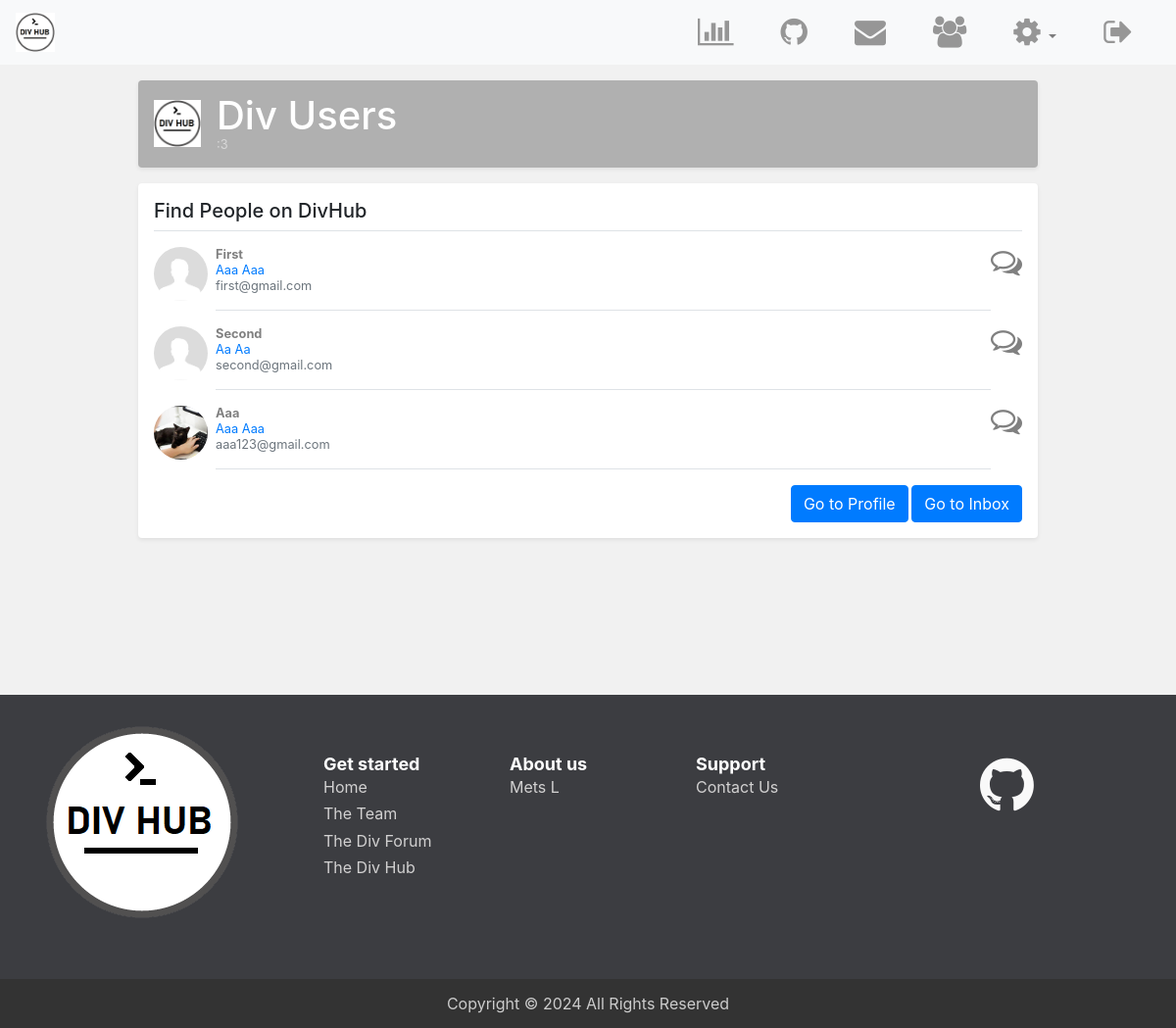
Page /users-view.php (signed in) on the committed database.
### tables this page shows
CREATE TABLE IF NOT EXISTS `users` (
  `idUsers` int NOT NULL AUTO_INCREMENT,
  `userLevel` int NOT NULL DEFAULT '0',
  `f_name` varchar(50) NOT NULL,
  `l_name` varchar(50) NOT NULL,
  `uidUsers` tinytext NOT NULL,
  `emailUsers` tinytext NOT NULL,
  `pwdUsers` longtext NOT NULL,
  `gender` char(1) NOT NULL,
  `headline` varchar(500) DEFAULT NULL,
  `bio` varchar(4000) DEFAULT NULL,
  `userImg` varchar(500) DEFAULT 'default.png',
  PRIMARY KEY (`idUsers`)
);

### users-view.php (the view, shortened to what this page needs)
<?php
    require 'includes/dbh.inc.php';
    include 'includes/HTML-head.php';
?>
	<link rel="stylesheet" type="text/css" href="css/list-page.css">
    </head>
    <body style="background: #f1f1f1">
        <?php include 'includes/navbar.php'; ?>
        <main role="main" class="container">
            <div class="mx-5">
                <div class="d-flex align-items-center p-3 my-3 mx-5 text-white-50 bg-purple rounded shadow-sm">
                    <img class="mr-3" src="img/200.png" alt="" width="48" height="48">
                  <div class="lh-100">
                    <h1 class="mb-0 text-white lh-100">Div Users</h1>
                    <small>:3</small>
                  </div>
                </div>
                <div class="my-3 mx-5 p-3 bg-white rounded shadow-sm">
                  <h5 class="border-bottom border-gray pb-2 mb-0">Find People on DivHub</h5>
                  <?php
                      $sql = "select idUsers, uidUsers, userLevel, f_name, l_name, emailUsers, userImg
                              from users
                              order by userLevel desc, idUsers asc";
                      $stmt = mysqli_stmt_init($conn);
                      if (!mysqli_stmt_prepare($stmt, $sql))
                      {
                          die('SQL error');
                      }
                      else
                      {
                          mysqli_stmt_execute($stmt);
                          $result = mysqli_stmt_get_result($stmt);
                          while ($row = mysqli_fetch_assoc($result))
                          {
                              echo '<a href="profile.php?id='.$row['idUsers'].'">
                                  <div class="media text-muted pt-3">
                                      <img src="uploads/'.$row['userImg'].'" alt="" class="mr-2 rounded-circle div-img list-user-img">
                                      <p class="media-body pb-3 mb-0 small lh-125 border-bottom border-gray ">
                                        <strong class="d-block text-gray-dark">'.ucwords($row['uidUsers']).'</strong></a>
                                            <span class="text-primary">'.ucwords($row['f_name'].' '.$row['l_name']).'</span><br>
                                            '.$row['emailUsers'].'
                                      </p>
                                      <span class="text-right text-primary">
                                          <a href="message.php?id='.$row['idUsers'].'" >
                                              <i class="fa fa-comments-o fa-2x" aria-hidden="true"></i>
                                          </a>
                                      </span>
                                  </div>';
                          }
                     }
                  ?>
                      <small class="d-block text-right mt-3">
                          <a href="profile.php" class="btn btn-primary">Go to Profile</a>
                          <a href="message.php" class="btn btn-primary">Go to Inbox</a>
                      </small>
        </main>
        <?php include 'includes/footer.php'; ?>
    </body>
</html>

### css/styles.css (style rules this page uses)
html, body { height: 100%; }
img { max-width: 100%; }
a { text-decoration: none }
h1 { color: #ff9000; }
* { word-wrap: break-word; overflow-wrap: break-word; }
h1, h2, h3, h4, h5, h6, p, a, ul, span, li, img, inpot, button { margin: 0; padding: 0; }

### css/list-page.css (style rules this page uses)
html, body { overflow-x: hidden; }
.text-white-50 { color: rgba(255, 255, 255, .5); }
.bg-purple { background-color: #B0B0B0; }
.lh-100 { line-height: 1; }
.lh-125 { line-height: 1.25; }
.div-img { width: 55px; height: 55px; object-fit: cover; transition: transform .2s; }
a { color: gray; }
.list-user-img { border-radius: 50%; }

### rows in the picture
users: userImg (placeholder picture), uidUsers "First", f_name+l_name "Aaa Aaa", emailUsers "first@gmail.com"
users: userImg (placeholder picture), uidUsers "Second", f_name+l_name "Aa Aa", emailUsers "second@gmail.com"
users: userImg (picture), uidUsers "Aaa", f_name+l_name "Aaa Aaa", emailUsers "aaa123@gmail.com"
